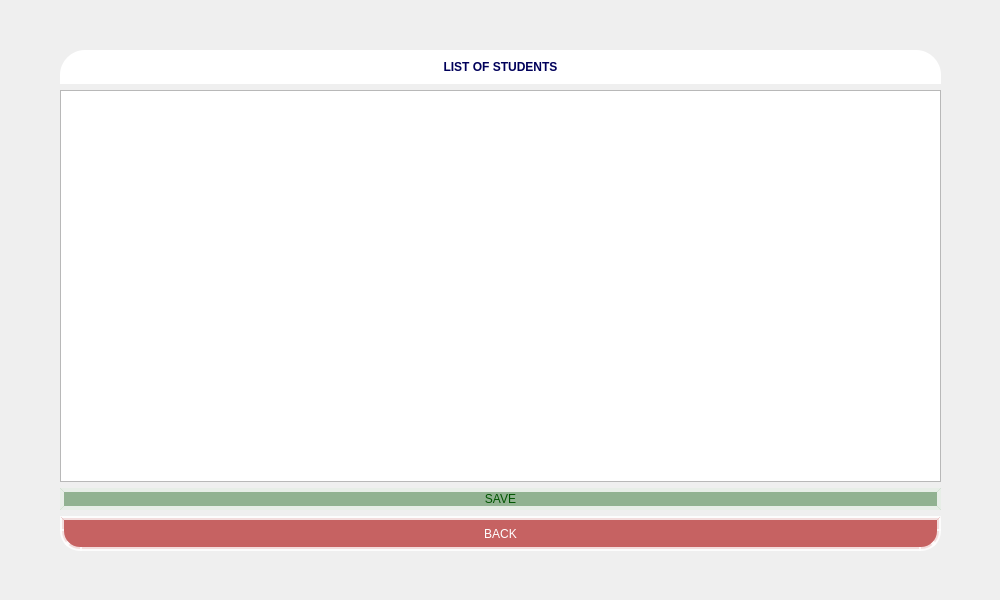
<?xml version="1.0" encoding="UTF-8"?>
<ui version="4.0">
 <class>MainWindow</class>
 <widget class="QMainWindow" name="MainWindow">
  <property name="geometry">
   <rect>
    <x>0</x>
    <y>0</y>
    <width>1000</width>
    <height>600</height>
   </rect>
  </property>
  <property name="windowTitle">
   <string>MainWindow</string>
  </property>
  <widget class="QWidget" name="centralwidget">
   <widget class="QWidget" name="verticalLayoutWidget">
    <property name="geometry">
     <rect>
      <x>60</x>
      <y>50</y>
      <width>881</width>
      <height>501</height>
     </rect>
    </property>
    <layout class="QVBoxLayout" name="verticalLayout">
     <item>
      <widget class="QLabel" name="label_3">
       <property name="minimumSize">
        <size>
         <width>0</width>
         <height>0</height>
        </size>
       </property>
       <property name="maximumSize">
        <size>
         <width>956</width>
         <height>50</height>
        </size>
       </property>
       <property name="styleSheet">
        <string notr="true">background-color: white;
color: rgb(0, 0, 90);
font-weight: bold;
font: 5000 12pt &quot;Arial&quot;;
border-top-left-radius: 25px;
border-top-right-radius: 25px;
padding: 10px;
</string>
       </property>
       <property name="text">
        <string>LIST OF STUDENTS</string>
       </property>
       <property name="alignment">
        <set>Qt::AlignCenter</set>
       </property>
      </widget>
     </item>
     <item>
      <widget class="QTableWidget" name="tableWidget">
       <property name="styleSheet">
        <string notr="true">    QHeaderView::section {
        background-color: rgb(0, 0, 90);  /* Màu xanh đậm */
        color: white;  /* Chữ màu trắng để dễ đọc */
        font-weight: bold;
        padding: 4px;
    }
</string>
       </property>
      </widget>
     </item>
     <item>
      <widget class="QPushButton" name="pushButton_save">
       <property name="sizePolicy">
        <sizepolicy hsizetype="Preferred" vsizetype="Preferred">
         <horstretch>0</horstretch>
         <verstretch>0</verstretch>
        </sizepolicy>
       </property>
       <property name="minimumSize">
        <size>
         <width>430</width>
         <height>0</height>
        </size>
       </property>
       <property name="maximumSize">
        <size>
         <width>10000</width>
         <height>40</height>
        </size>
       </property>
       <property name="styleSheet">
        <string notr="true">QPushButton {
    font: 5000 14pt &quot;Arial&quot;; /* Font Arial Black, size 12 */
    background-color: rgba(0,85,0,100); /* Màu nền đỏ đậm */
    color: rgb(0, 85, 0); /* Màu chữ trắng */
    border-top-left-radius: 0px;
    border-bottom-left-radius: 0px;
    border-top-right-radius: 0px;
    border-bottom-right-radius: 0px;
    border: 4px solid rgba(255, 255,255, 200); /* Viền đỏ đậm */
}

QPushButton:hover {
    background-color:  rgb(0, 109, 80); /* Màu sáng hơn khi hover */
	color: rgb(255,255,255);
}

QPushButton:pressed {
    background-color: rgb(0,85,0); /* Màu tối hơn khi nhấn */
	color: rgb(255,255,255);
    box-shadow: 1px 1px 5px rgba(0, 0, 0, 150); /* Giảm bóng khi nhấn */
}</string>
       </property>
       <property name="text">
        <string>SAVE</string>
       </property>
      </widget>
     </item>
     <item>
      <layout class="QHBoxLayout" name="horizontalLayout">
       <item>
        <widget class="QPushButton" name="pushButton_back">
         <property name="minimumSize">
          <size>
           <width>0</width>
           <height>35</height>
          </size>
         </property>
         <property name="maximumSize">
          <size>
           <width>16777215</width>
           <height>50</height>
          </size>
         </property>
         <property name="styleSheet">
          <string notr="true">QPushButton {
    font: 5000 14pt &quot;Arial&quot;; /* Font Arial Black, size 12 */
    background-color: rgba(170,0,0,150); /* Màu nền đỏ đậm */
    color: rgb(255,255,255); /* Màu chữ trắng */
    border-bottom-left-radius: 20px;
    border-bottom-right-radius: 20px;
    padding: 4px; /* Khoảng cách giữa chữ và viền */
    border: 4px solid rgba(255, 255,255, 200); /* Viền đỏ đậm */
    box-shadow: 3px 3px 8px rgba(0, 0, 0, 100); /* Đổ bóng */
}

QPushButton:hover {
    background-color: rgb(170,0,0); /* Màu sáng hơn khi hover */
	color: rgb(255,255,255);
}

QPushButton:pressed {
    background-color: rgb(112,0,0); /* Màu tối hơn khi nhấn */
	color: rgb(255,255,255);
    box-shadow: 1px 1px 5px rgba(0, 0, 0, 150); /* Giảm bóng khi nhấn */
}</string>
         </property>
         <property name="text">
          <string>BACK</string>
         </property>
        </widget>
       </item>
      </layout>
     </item>
    </layout>
   </widget>
   <widget class="QLabel" name="label">
    <property name="geometry">
     <rect>
      <x>0</x>
      <y>0</y>
      <width>1000</width>
      <height>600</height>
     </rect>
    </property>
    <property name="text">
     <string/>
    </property>
    <property name="pixmap">
     <pixmap>../../image/Purple and White Modern Login and Sign-up Website Page UI Desktop Prototype (1000 x 710 px) (1000 x 710 px) (1000 x 712 px) (1000 x 600 px).png</pixmap>
    </property>
    <property name="scaledContents">
     <bool>true</bool>
    </property>
   </widget>
   <zorder>label</zorder>
   <zorder>verticalLayoutWidget</zorder>
  </widget>
 </widget>
 <resources/>
 <connections/>
</ui>
